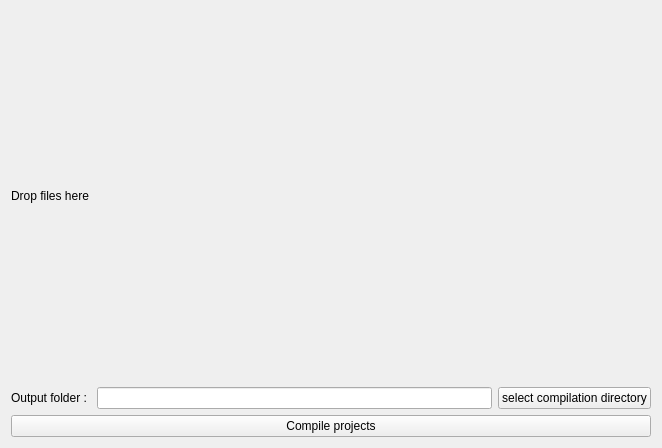
<?xml version="1.0" encoding="UTF-8"?>
<ui version="4.0">
 <class>Form</class>
 <widget class="QWidget" name="Form">
  <property name="geometry">
   <rect>
    <x>0</x>
    <y>0</y>
    <width>662</width>
    <height>448</height>
   </rect>
  </property>
  <property name="windowTitle">
   <string>Form</string>
  </property>
  <layout class="QVBoxLayout" name="verticalLayout">
   <item>
    <layout class="QHBoxLayout" name="horizontalLayout">
     <item>
      <layout class="QVBoxLayout" name="verticalLayout_2">
       <item>
        <widget class="QLabel" name="label">
         <property name="text">
          <string>Drop files here </string>
         </property>
        </widget>
       </item>
      </layout>
     </item>
    </layout>
   </item>
   <item>
    <layout class="QHBoxLayout" name="horizontalLayout_8">
     <item>
      <widget class="QLabel" name="label_2">
       <property name="text">
        <string>Output folder : </string>
       </property>
      </widget>
     </item>
     <item>
      <widget class="QLineEdit" name="output_line_edit"/>
     </item>
     <item>
      <widget class="QPushButton" name="browse">
       <property name="text">
        <string>select compilation directory</string>
       </property>
      </widget>
     </item>
    </layout>
   </item>
   <item>
    <layout class="QHBoxLayout" name="horizontalLayout_10">
     <item>
      <widget class="QPushButton" name="compile_projects">
       <property name="text">
        <string>Compile projects</string>
       </property>
      </widget>
     </item>
    </layout>
   </item>
  </layout>
 </widget>
 <resources/>
 <connections/>
</ui>
